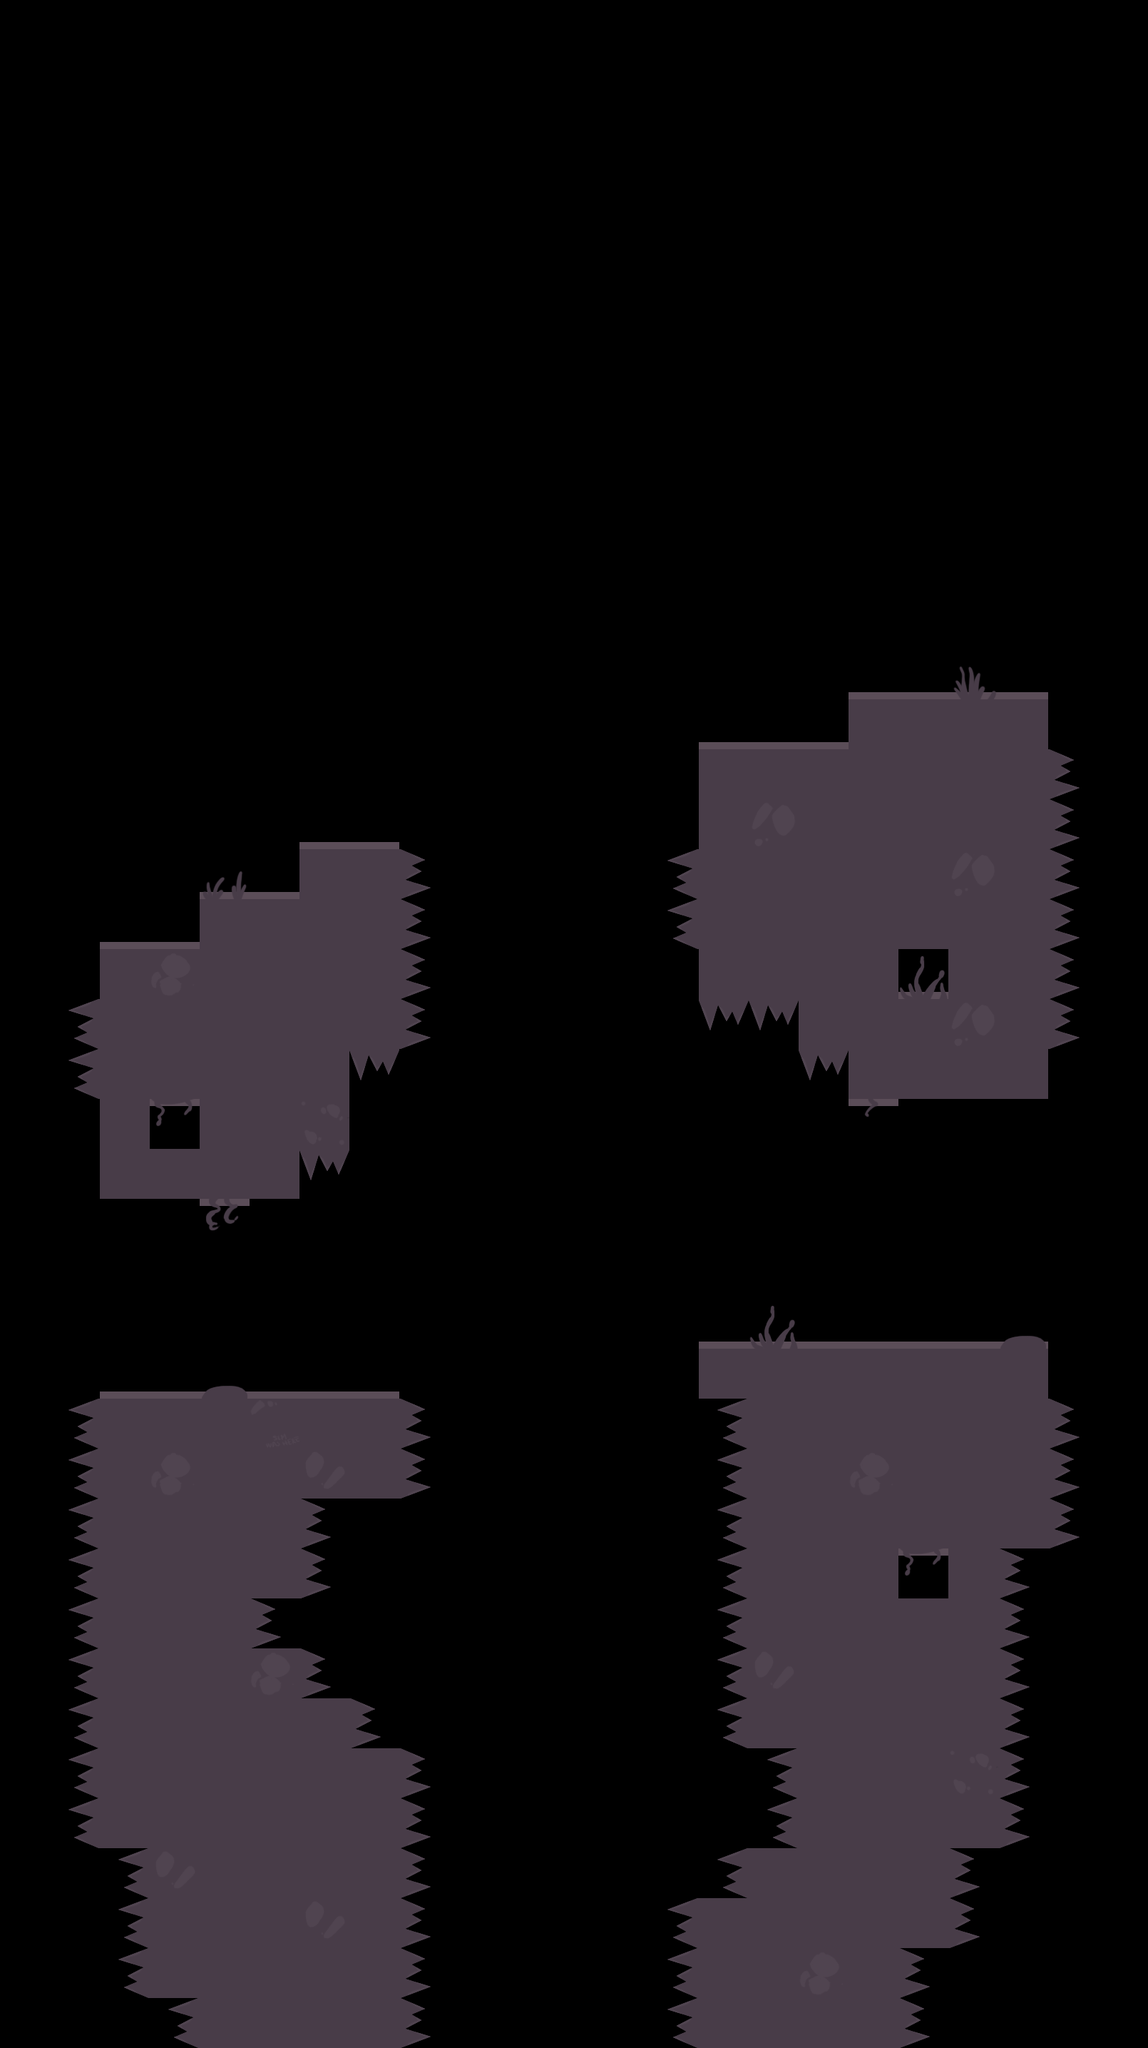

Rendered tile map (Tiled .tmx) drawn with the repository's tilesets; below, a short description and the full map source, tile grids included:
An orthogonal 23x41 tile map with 70x70 px tiles, 1 tile layer (Capa de Patrones 1) and 15 objects.

<map version="1.0" tiledversion="1.1.4" orientation="orthogonal" renderorder="right-down" width="23" height="41" tilewidth="70" tileheight="70" infinite="0" nextobjectid="22">
 <tileset firstgid="1" source="../tiles_fv.tsx" />
 <layer name="Capa de Patrones 1" width="23" height="41">
  <data encoding="csv">
0,0,0,0,0,0,0,0,0,0,0,0,0,0,0,0,0,0,0,0,0,0,0,
0,0,0,0,0,0,0,0,0,0,0,0,0,0,0,0,0,0,0,0,0,0,0,
0,0,0,0,0,0,0,0,0,0,0,0,0,0,0,0,0,0,0,0,0,0,0,
0,0,0,0,0,0,0,0,0,0,0,0,0,0,0,0,0,0,0,0,0,0,0,
0,0,0,0,0,0,0,0,0,0,0,0,0,0,0,0,0,0,0,0,0,0,0,
0,0,0,0,0,0,0,0,0,0,0,0,0,0,0,0,0,0,0,0,0,0,0,
0,0,0,0,0,0,0,0,0,0,0,0,0,0,0,0,0,0,0,0,0,0,0,
0,0,0,0,0,0,0,0,0,0,0,0,0,0,0,0,0,0,0,0,0,0,0,
0,0,0,0,0,0,0,0,0,0,0,0,0,0,0,0,0,0,0,0,0,0,0,
0,0,0,0,0,0,0,0,0,0,0,0,0,0,0,0,0,0,0,0,0,0,0,
0,0,0,0,0,0,0,0,0,0,0,0,0,0,0,0,0,0,0,0,0,0,0,
0,0,0,0,0,0,0,0,0,0,0,0,0,0,0,0,0,0,0,0,0,0,0,
0,0,0,0,0,0,0,0,0,0,0,0,0,0,0,0,0,0,0,0,0,0,0,
0,0,0,0,0,0,0,0,0,0,0,0,0,0,0,0,0,8,8,1,8,0,0,
0,0,0,0,0,0,0,0,0,0,0,0,0,0,8,8,8,26,26,26,26,0,0,
0,0,0,0,0,0,0,0,0,0,0,0,0,0,26,26,26,26,26,26,26,35,0,
0,0,0,0,0,0,8,8,0,0,0,0,0,0,26,29,26,26,26,26,26,35,0,
0,0,0,0,2,8,26,26,35,0,0,0,0,37,26,26,26,26,26,29,26,35,0,
0,0,8,8,26,26,26,26,35,0,0,0,0,37,26,26,26,26,26,26,26,35,0,
0,0,26,28,26,26,26,26,35,0,0,0,0,0,26,26,26,26,3,26,26,35,0,
0,37,26,26,26,26,26,26,35,0,0,0,0,0,36,36,26,26,26,29,26,35,0,
0,37,26,26,26,26,26,36,0,0,0,0,0,0,0,0,36,26,26,26,26,0,0,
0,0,26,5,26,26,31,0,0,0,0,0,0,0,0,0,0,7,0,0,0,0,0,
0,0,26,26,26,26,36,0,0,0,0,0,0,0,0,0,0,0,0,0,0,0,0,
0,0,0,0,6,0,0,0,0,0,0,0,0,0,0,0,0,0,0,0,0,0,0,
0,0,0,0,0,0,0,0,0,0,0,0,0,0,0,0,0,0,0,0,0,0,0,
0,0,0,0,0,0,0,0,0,0,0,0,0,0,8,3,8,8,8,8,4,0,0,
0,0,8,8,4,8,8,8,0,0,0,0,0,0,26,26,26,26,26,26,26,0,0,
0,37,26,26,26,30,26,26,35,0,0,0,0,0,37,26,26,26,26,26,26,35,0,
0,37,26,28,26,26,27,26,35,0,0,0,0,0,37,26,26,28,26,26,26,35,0,
0,37,26,26,26,26,35,0,0,0,0,0,0,0,37,26,26,26,26,26,26,35,0,
0,37,26,26,26,26,35,0,0,0,0,0,0,0,37,26,26,26,5,26,35,0,0,
0,37,26,26,26,35,0,0,0,0,0,0,0,0,37,26,26,26,26,26,35,0,0,
0,37,26,26,26,28,35,0,0,0,0,0,0,0,37,27,26,26,26,26,35,0,0,
0,37,26,26,26,26,26,35,0,0,0,0,0,0,37,26,26,26,26,26,35,0,0,
0,37,26,26,26,26,26,26,35,0,0,0,0,0,0,37,26,26,26,31,35,0,0,
0,37,26,26,26,26,26,26,35,0,0,0,0,0,0,37,26,26,26,26,35,0,0,
0,0,37,27,26,26,26,26,35,0,0,0,0,0,37,26,26,26,26,35,0,0,0,
0,0,37,26,26,26,27,26,35,0,0,0,0,37,26,26,26,26,26,35,0,0,0,
0,0,37,26,26,26,26,26,35,0,0,0,0,37,26,26,28,26,35,0,0,0,0,
0,0,0,37,26,26,26,26,35,0,0,0,0,37,26,26,26,26,35,0,0,0,0
</data>
 </layer>
 <objectgroup name="skull">
  <object id="10" x="195.702" y="479.417" width="980" height="560" />
 </objectgroup>
 <objectgroup color="#0000ff" name="checkpoint">
  <object id="11" x="140" y="1050" width="70" height="70" />
  <object id="12" x="490" y="910" width="70" height="70" />
  <object id="13" x="140" y="1750" width="70" height="70" />
  <object id="14" x="490" y="1750" width="70" height="70" />
  <object id="15" x="1400" y="1610" width="70" height="70" />
  <object id="16" x="1400" y="700" width="70" height="70" />
 </objectgroup>
 <objectgroup name="colision">
  <object id="1" x="140" y="1330">
   <polyline points="0,0 0,350 280,350 280,280 350,280 350,140 420,140 420,-140 280,-140 280,-70 140,-70 140,0 0,0" />
  </object>
  <object id="2" x="980" y="1050">
   <polyline points="0,0 210,0 210,-70 490,-70 490,490 210,490 210,420 140,420 140,350 0,350 0,0" />
  </object>
  <object id="3" x="560" y="1960">
   <polyline points="0,0 0,140 -140,140 -140,280 -210,280 -210,350 -140,350 -140,420 -70,420 -70,490 0,490 0,910 -280,910 -280,840 -350,840 -350,630 -420,630 -420,0 0,0" />
  </object>
  <object id="4" x="980" y="1890">
   <polyline points="0,0 490,0 490,280 420,280 420,700 350,700 350,840 280,840 280,980 0,980 0,770 70,770 70,700 140,700 140,560 70,560 70,70 0,70 0,0" />
  </object>
 </objectgroup>
 <objectgroup name="spawn">
  <object id="7" x="1190" y="910" width="280" height="70" />
  <object id="8" x="140" y="1890" width="420" height="70" />
 </objectgroup>
 <objectgroup name="power">
  <object id="19" x="1050" y="1820" width="350" height="70" />
  <object id="21" x="280" y="1190" width="140" height="70" />
 </objectgroup>
</map>
